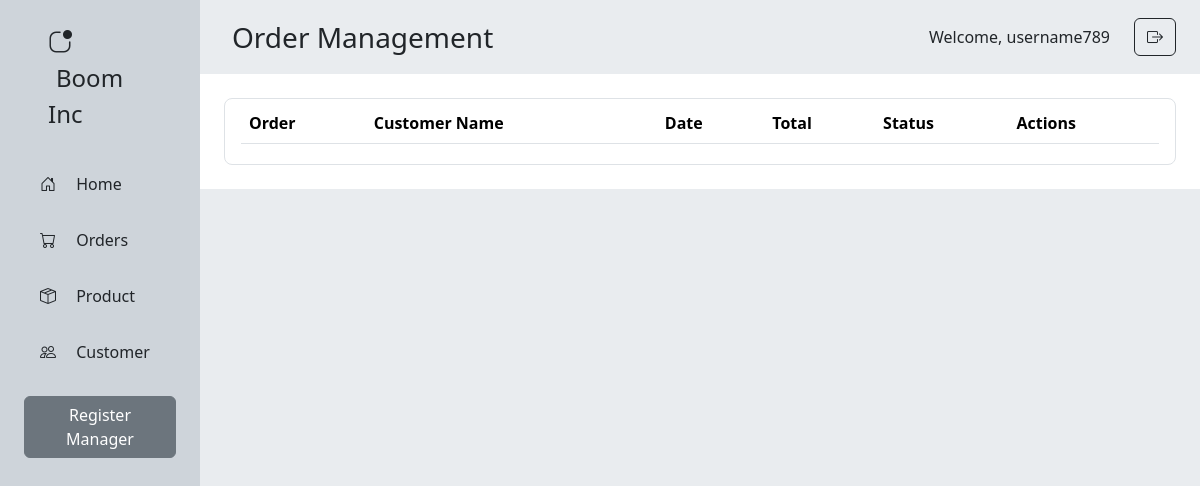
/admin/orders.php (signed in), run on an earlier commit of the app's database.
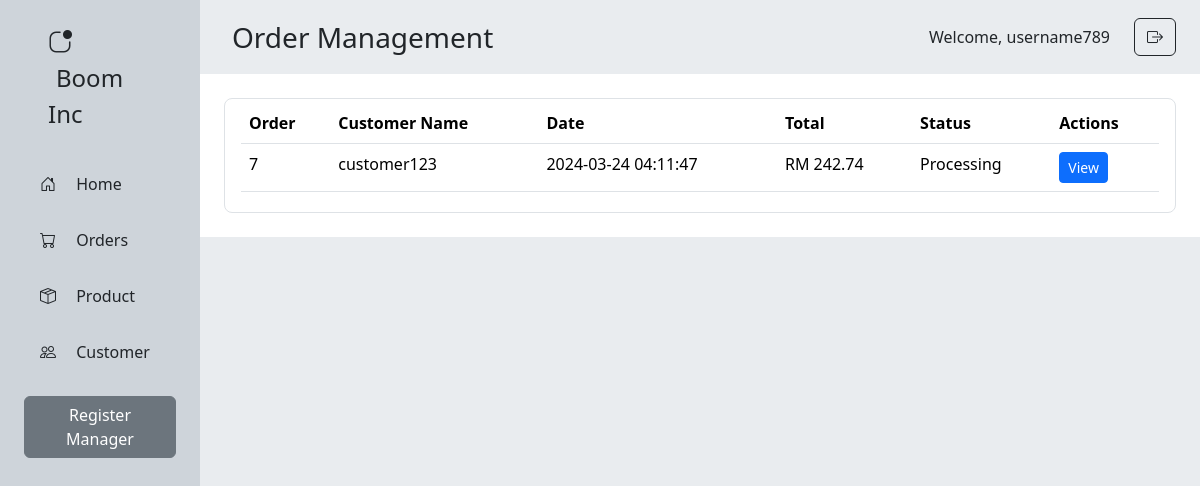
And on a later commit of the database.
### tables this page shows
CREATE TABLE `orders` (
  `order_id` int(11) NOT NULL,
  `user_id` int(11) NOT NULL,
  `order_date` datetime NOT NULL,
  `total_amount` decimal(10,2) NOT NULL,
  `order_status` enum('pending','processing','shipped','delivered','cancelled') NOT NULL
);

CREATE TABLE `users` (
  `user_id` int(11) NOT NULL,
  `username` varchar(255) NOT NULL,
  `password` varchar(255) NOT NULL,
  `name` varchar(255) NOT NULL,
  `email` varchar(255) NOT NULL,
  `address` text NOT NULL,
  `phone_number` varchar(255) NOT NULL,
  `zipcode` varchar(255) NOT NULL,
  `city` varchar(255) NOT NULL,
  `state` varchar(255) NOT NULL
);

### admin/orders.php (the view, shortened to what this page needs)
<?php
include '../includes/db_connect.php';
$username = $_SESSION['username'];
$stmt = $conn->prepare("SELECT orders.order_id, users.username, orders.order_date, orders.total_amount, orders.order_status
                        FROM orders
                        JOIN users ON orders.user_id = users.user_id
                        ORDER BY orders.order_date DESC");
$stmt->execute();
$orders = $stmt->fetchAll();
?>
<!DOCTYPE html>
<html>
<head>
    <link rel="stylesheet" href="https://cdn.jsdelivr.net/npm/bootstrap@5.3.2/dist/css/bootstrap.min.css">
    <link rel="stylesheet" href="https://cdn.jsdelivr.net/npm/bootstrap-icons@1.11.3/font/bootstrap-icons.min.css">
</head>
<body>
    <div class="row m-0 min-vh-100">
        <div class="col-2 p-0 bg-dark-subtle">
            <div class="p-4 mx-4 fw-medium">
                <i class="bi bi-app-indicator fs-4 me-3"></i>
                <span class="ms-2 fs-4">Boom Inc</span>
            </div>
            <div class="mx-4">
                <div class="p-3" onclick="location.href='staff_home.php';" style="cursor: pointer;">
                    <i class="bi bi-house-door me-3"></i>
                    Home
                </div>
                <div class="p-3" onclick="location.href='orders.php';" style="cursor: pointer;">
                    <i class="bi bi-cart me-3"></i>
                    Orders
                </div>
                <div class="p-3" onclick="location.href='products.php';" style="cursor: pointer;">
                    <i class="bi bi-box-seam me-3"></i>
                    Product
                </div>
                <div class="p-3">
                    <i class="bi bi-people me-3"></i>
                    Customer
                </div>
                <?php if ($_SESSION['role'] == 'admin'): ?>
                    <a href="register.php" class="my-3 btn btn-secondary">Register Manager</a>
                <?php endif; ?>
            </div>
        </div>
        <div class="col-10 p-0 bg-body-secondary">
            <div class="d-flex justify-content-between align-items-center">
                <div class="fw-medium fs-3 p-3 mx-3">
                    Order Management
                </div>
                <div class="px-4 d-flex align-items-center">
                    <span class="fs-6 fw-medium pe-4">Welcome,
                        <?php echo $username; ?>
                    </span>
                    <a href="logout.php" class="btn btn-outline-dark">
                        <i class="bi bi-box-arrow-right"></i>
                    </a>
                </div>
            </div>
            <div class="bg-white p-4">
                <div class="px-3 py-1 border rounded rounded-3">
                    <table class="table">
                        <thead>
                            <tr>
                                <th scope="col">Order</th>
                                <th scope="col">Customer Name</th>
                                <th scope="col">Date</th>
                                <th scope="col">Total</th>
                                <th scope="col">Status</th>
                                <th scope="col">Actions</th>
                            </tr>
                        </thead>
                        <tbody>
                            <?php foreach ($orders as $order) { ?>
                                <tr>
                                    <td>
                                        <?php echo $order['order_id']; ?>
                                    </td>
                                    <td>
                                        <?php echo $order['username']; ?>
                                    </td>
                                    <td>
                                        <?php echo $order['order_date']; ?>
                                    </td>
                                    <td>RM
                                        <?php echo number_format($order['total_amount'], 2); ?>
                                    </td>
                                    <td>
                                        <?php echo ucfirst($order['order_status']); ?>
                                    </td>
                                    <td>
                                        <a href="order_details.php?order_id=<?php echo $order['order_id']; ?>"
                                            class="btn btn-primary btn-sm">View</a>
                                    </td>
                                </tr>
                            <?php } ?>
                        </tbody>
                    </table>
                </div>
            </div>
        </div>
    </div>
</body>
</html>

What changed in the data, as far as the page shows it:
added orders: order_id "7", user.username "customer123", order_date "2024-03-24 04:11:47", total_amount "242.74", order_status "Processing"
